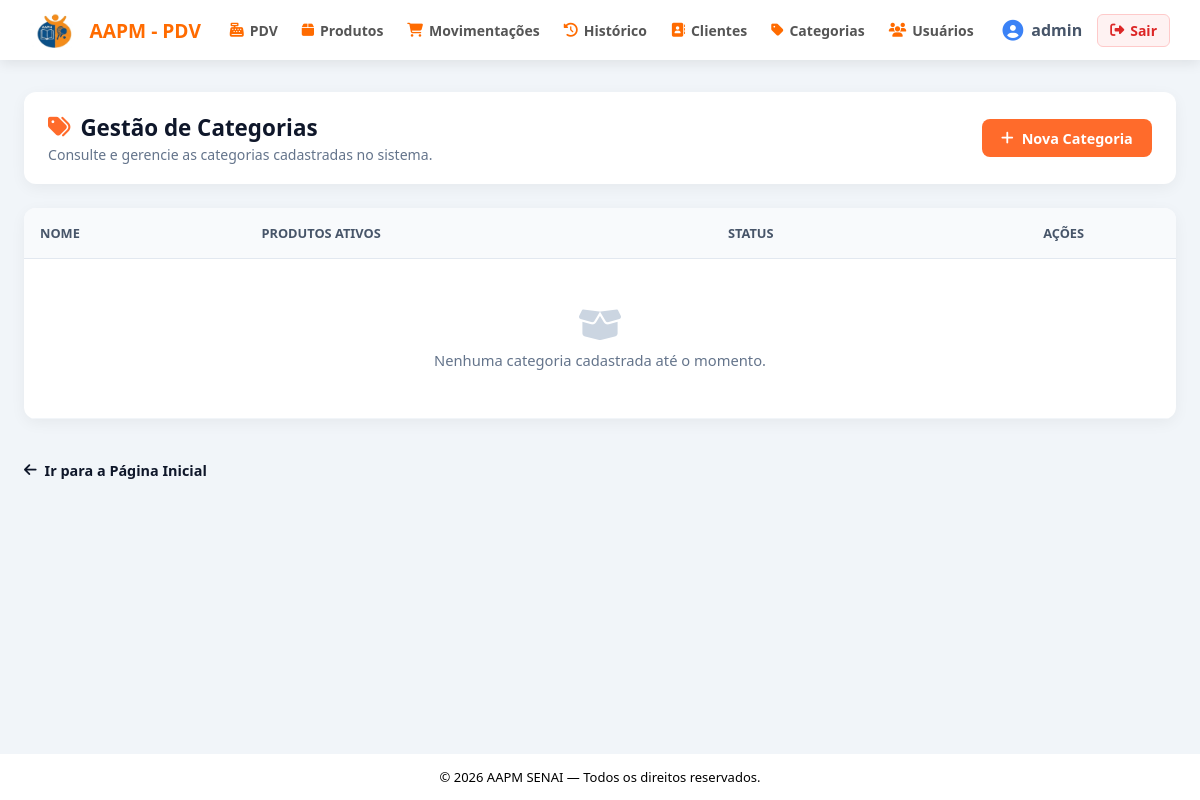
Before: /categorias/ (signed in) with the older database file.
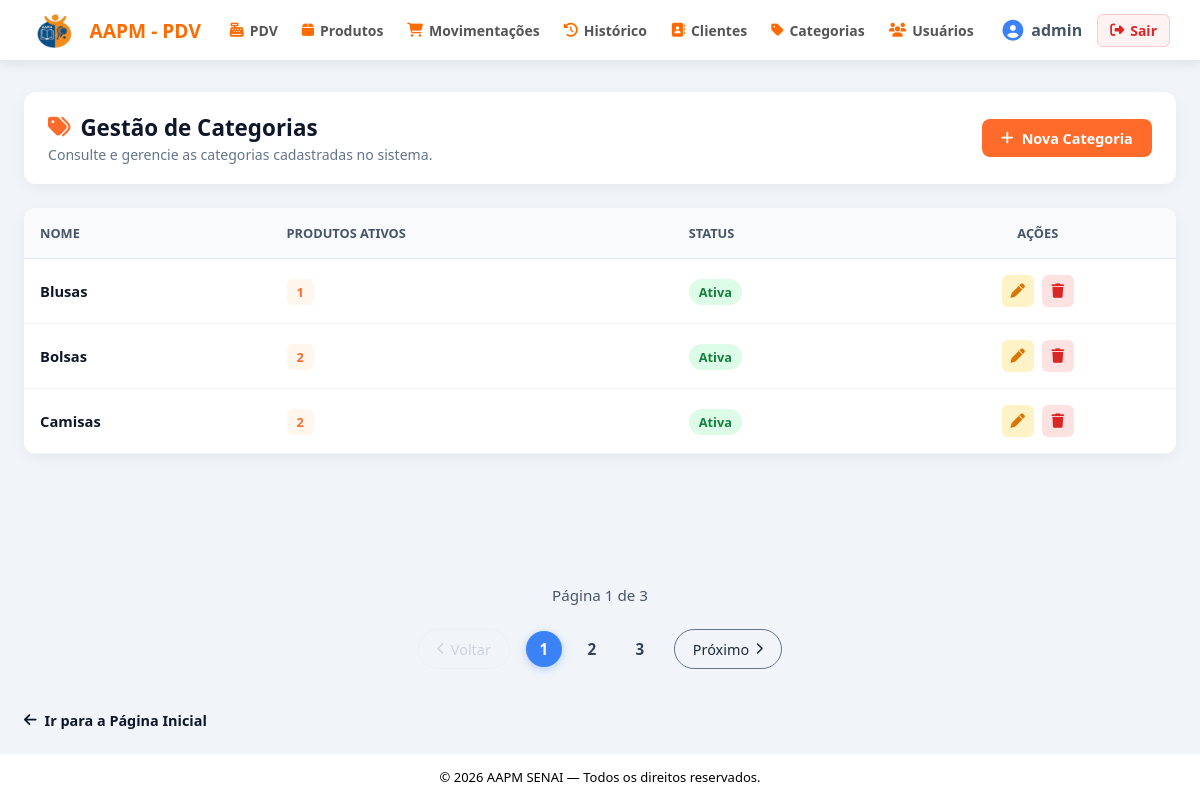
After: the same page with the newer database file.
### app/models/categoria.py (models this page shows)
class Categoria(Base):
    __tablename__ = "categorias"
    id = Column(Integer, primary_key=True, autoincrement=True, index=True)
    nome = Column(String(100), nullable=False, unique=True)
    ativo = Column(Boolean, default=True)
    produtos = relationship("Produto", back_populates="categoria", lazy="select")

### app/controllers/categoria_controller.py (the view)
@router.get("/")
def listar_categorias(
    request: Request,
    busca: str = "",
    status: str = "",
    pagina: int = 1,
    por_pagina: int = 3,
    db: Session = Depends(get_db),
    admin = Depends(get_admin)
):
    pagina = max(pagina, 1)
    por_pagina = max(por_pagina, 1)
    query = db.query(Categoria)
    if busca.strip():
        termo = f"%{busca.strip()}%"
        query = query.filter(Categoria.nome.ilike(termo))
    if status == "ativas":
        query = query.filter(Categoria.ativo == True)
    elif status == "inativas":
        query = query.filter(Categoria.ativo == False)
    query = query.order_by(Categoria.nome)
    total_categorias = query.count()
    total_paginas = (
        math.ceil(total_categorias / por_pagina)
        if total_categorias
        else 1
    )
    if pagina > total_paginas:
        pagina = total_paginas
    offset = (pagina - 1) * por_pagina
    categorias = (
        query
        .offset(offset)
        .limit(por_pagina)
        .all()
    )
    intervalo_paginas = gerar_intervalo_paginas(
        pagina,
        total_paginas
    )
    return templates.TemplateResponse(
        request,
        "categorias/index.html",
        {
            "request": request,
            "usuario": admin,
            "categorias": categorias,
            "busca": busca,
            "status": status,
            "pagina": pagina,
            "por_pagina": por_pagina,
            "total_paginas": total_paginas,
            "total_categorias": total_categorias,
            "intervalo_paginas": intervalo_paginas,
        }
    )

### app/templates/categorias/index.html (shortened to what the changed rows need)
{% extends "base.html" %}
{% block content %}
<link rel="stylesheet" href="{{ url_for('static', path='CSS/categorias.css') }}">
<section class="page-card header-card">
    <div class="title-group">
        <h2>
            <i class="fa-solid fa-tags"></i>
            Gestão de Categorias
        </h2>
    </div>
</section>
<section class="page-card table-card">
    <table class="custom-table">
        <thead>
            <tr>
                <th>NOME</th>
                <th>PRODUTOS ATIVOS</th>
                <th>STATUS</th>
                <th style="text-align: center;">AÇÕES</th>
            </tr>
        </thead>
        <tbody>
            {% for cat in categorias %}
            <tr>
                <td class="col-name">{{ cat.nome }}</td>
                <td>
                    <span class="badge-cat">
                        {{ cat.produtos | selectattr("ativo") | list | length if cat.produtos else 0 }}
                    </span>
                </td>
                <td>
                    {% if cat.ativo %}
                        <span class="badge-stock stock-ok">Ativa</span>
                    {% else %}
                        <span class="badge-stock stock-low">Inativa</span>
                    {% endif %}
                </td>
                <td>
                    <div class="actions-wrapper">
                        <a href="/categorias/{{ cat.id }}/editar" class="btn-icon edit" title="Editar">
                            <i class="fa-solid fa-pen"></i>
                        </a>
                        <button type="button" class="btn-icon delete" title="Excluir"
                            onclick="abrirModalCategoria('/categorias/{{ cat.id }}/deletar', '{{ cat.nome }}')">
                            <i class="fa-solid fa-trash"></i>
                        </button>
                    </div>
                </td>
            </tr>
            {% else %}
            <tr>
                <td colspan="4" class="empty-state">
                    <i class="fa-solid fa-box-open"></i>
                    <p>Nenhuma categoria cadastrada até o momento.</p>
                </td>
            </tr>
            {% endfor %}
        </tbody>
    </table>
</section>
{% if total_paginas and total_paginas > 1 %}
<div class="pagination-wrapper">
    <div class="pagination-subtitle">
        Página {{ pagina }} de {{ total_paginas }}
    </div>
    <div class="pagination-container">
        {% if pagina > 1 %}
            <a href="/categorias/?pagina={{ pagina - 1 }}&por_pagina={{ por_pagina }}" class="btn-page-pill">
                <i class="fa-solid fa-chevron-left icon-sm"></i> Voltar
            </a>
        {% else %}
            <span class="btn-page-pill disabled">
                <i class="fa-solid fa-chevron-left icon-sm"></i> Voltar
            </span>
        {% endif %}
        <div class="pagination-numbers">
            {% for item in intervalo_paginas %}
                {% if item == "..." %}
                    <span class="page-dots">...</span>
                {% elif item == pagina %}
                    <span class="page-num active">{{ item }}</span>
                {% else %}
                    <a href="/categorias/?pagina={{ item }}&por_pagina={{ por_pagina }}" class="page-num">{{ item }}</a>
                {% endif %}
            {% endfor %}
        </div>
        {% if pagina < total_paginas %}
            <a href="/categorias/?pagina={{ pagina + 1 }}&por_pagina={{ por_pagina }}" class="btn-page-pill">
                Próximo <i class="fa-solid fa-chevron-right icon-sm"></i>
            </a>
        {% else %}
            <span class="btn-page-pill disabled">
                Próximo <i class="fa-solid fa-chevron-right icon-sm"></i>
            </span>
        {% endif %}
    </div>
</div>
{% endif %}
{% endblock %}

Changed rows visible on the page:
added Categoria: nome "Blusas", produtos|selectattr "1", ativo "Ativa"
added Categoria: nome "Bolsas", produtos|selectattr "2", ativo "Ativa"
added Categoria: nome "Camisas", produtos|selectattr "2", ativo "Ativa"
Other visible differences:
{{ pagina }}: (not shown) → "1"
{{ total_paginas }}: (not shown) → "3"
text no longer shown: "Nenhuma categoria cadastrada até o momento."
text now shown: "Página de Voltar Próximo"
new list line: "1"
new list line: "2"
new list line: "3"
